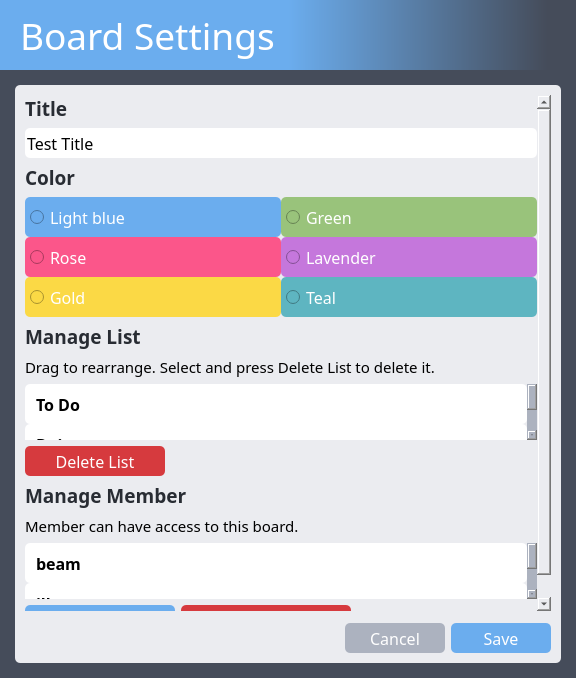
<?xml version="1.0" encoding="UTF-8"?>
<ui version="4.0">
 <class>MainWindow</class>
 <widget class="QMainWindow" name="MainWindow">
  <property name="geometry">
   <rect>
    <x>0</x>
    <y>0</y>
    <width>576</width>
    <height>678</height>
   </rect>
  </property>
  <property name="windowTitle">
   <string>Board Settings</string>
  </property>
  <property name="styleSheet">
   <string notr="true">background-color: #454c5a;</string>
  </property>
  <widget class="QWidget" name="centralwidget">
   <layout class="QVBoxLayout" name="verticalLayout_3">
    <property name="spacing">
     <number>0</number>
    </property>
    <property name="leftMargin">
     <number>0</number>
    </property>
    <property name="topMargin">
     <number>0</number>
    </property>
    <property name="rightMargin">
     <number>0</number>
    </property>
    <property name="bottomMargin">
     <number>0</number>
    </property>
    <item>
     <widget class="QLabel" name="label_3">
      <property name="sizePolicy">
       <sizepolicy hsizetype="Preferred" vsizetype="Fixed">
        <horstretch>0</horstretch>
        <verstretch>0</verstretch>
       </sizepolicy>
      </property>
      <property name="minimumSize">
       <size>
        <width>0</width>
        <height>70</height>
       </size>
      </property>
      <property name="font">
       <font>
        <family>Torus Pro</family>
        <pointsize>28</pointsize>
       </font>
      </property>
      <property name="styleSheet">
       <string notr="true">background-color: qlineargradient(spread:pad, x1:0.5, y1:0.5, x2:0.95, y2:0.5, stop:0 rgba(107, 173, 238, 255), stop:1 rgba(69, 76, 90, 255));
color: #ffffff;
padding: 0px 0px 0px 10px;</string>
      </property>
      <property name="text">
       <string>Board Settings</string>
      </property>
      <property name="margin">
       <number>10</number>
      </property>
     </widget>
    </item>
    <item>
     <widget class="QWidget" name="widget" native="true">
      <layout class="QVBoxLayout" name="verticalLayout_7">
       <property name="leftMargin">
        <number>15</number>
       </property>
       <property name="topMargin">
        <number>15</number>
       </property>
       <property name="rightMargin">
        <number>15</number>
       </property>
       <property name="bottomMargin">
        <number>15</number>
       </property>
       <item>
        <widget class="QWidget" name="widget" native="true">
         <property name="styleSheet">
          <string notr="true">background-color: #ebecf0;
border-radius: 5px;</string>
         </property>
         <layout class="QVBoxLayout" name="verticalLayout">
          <property name="spacing">
           <number>12</number>
          </property>
          <property name="leftMargin">
           <number>10</number>
          </property>
          <property name="topMargin">
           <number>10</number>
          </property>
          <property name="rightMargin">
           <number>10</number>
          </property>
          <property name="bottomMargin">
           <number>10</number>
          </property>
          <item>
           <widget class="QScrollArea" name="scrollArea">
            <property name="sizePolicy">
             <sizepolicy hsizetype="Expanding" vsizetype="MinimumExpanding">
              <horstretch>0</horstretch>
              <verstretch>0</verstretch>
             </sizepolicy>
            </property>
            <property name="styleSheet">
             <string notr="true">QScrollBar:vertical {width: 10px; margin: 0px 0px 0px 0px; background-color: #acb2bf}
QScrollBar:horizontal {height: 10px; margin: 0px 0px 0px 0px; background-color: #acb2bf}</string>
            </property>
            <property name="horizontalScrollBarPolicy">
             <enum>Qt::ScrollBarAlwaysOff</enum>
            </property>
            <property name="widgetResizable">
             <bool>true</bool>
            </property>
            <widget class="QWidget" name="scrollAreaWidgetContents">
             <property name="geometry">
              <rect>
               <x>0</x>
               <y>0</y>
               <width>526</width>
               <height>514</height>
              </rect>
             </property>
             <layout class="QVBoxLayout" name="verticalLayout_4">
              <property name="spacing">
               <number>0</number>
              </property>
              <property name="leftMargin">
               <number>0</number>
              </property>
              <property name="topMargin">
               <number>0</number>
              </property>
              <property name="rightMargin">
               <number>0</number>
              </property>
              <property name="bottomMargin">
               <number>0</number>
              </property>
              <item>
               <layout class="QVBoxLayout" name="verticalLayout_8">
                <item>
                 <layout class="QVBoxLayout" name="verticalLayout_2">
                  <property name="spacing">
                   <number>6</number>
                  </property>
                  <item>
                   <widget class="QLabel" name="label">
                    <property name="font">
                     <font>
                      <family>Torus Pro</family>
                      <pointsize>14</pointsize>
                      <bold>true</bold>
                     </font>
                    </property>
                    <property name="styleSheet">
                     <string notr="true">color: #282c33;</string>
                    </property>
                    <property name="text">
                     <string>Title</string>
                    </property>
                   </widget>
                  </item>
                  <item>
                   <widget class="QLineEdit" name="lineEdit">
                    <property name="minimumSize">
                     <size>
                      <width>0</width>
                      <height>30</height>
                     </size>
                    </property>
                    <property name="font">
                     <font>
                      <family>Torus Pro</family>
                      <pointsize>12</pointsize>
                     </font>
                    </property>
                    <property name="styleSheet">
                     <string notr="true">QLineEdit {background-color: #ffffff; color: #000000; border-radius: 5px}</string>
                    </property>
                    <property name="text">
                     <string>Test Title</string>
                    </property>
                   </widget>
                  </item>
                  <item>
                   <widget class="QLabel" name="label_7">
                    <property name="font">
                     <font>
                      <family>Torus Pro</family>
                      <pointsize>14</pointsize>
                      <bold>true</bold>
                     </font>
                    </property>
                    <property name="styleSheet">
                     <string notr="true">color: #282c33;</string>
                    </property>
                    <property name="text">
                     <string>Color</string>
                    </property>
                   </widget>
                  </item>
                  <item>
                   <layout class="QHBoxLayout" name="horizontalLayout_4">
                    <property name="spacing">
                     <number>0</number>
                    </property>
                    <item>
                     <layout class="QVBoxLayout" name="verticalLayout_6">
                      <property name="spacing">
                       <number>0</number>
                      </property>
                      <item>
                       <widget class="QRadioButton" name="radioButton_2">
                        <property name="minimumSize">
                         <size>
                          <width>120</width>
                          <height>40</height>
                         </size>
                        </property>
                        <property name="font">
                         <font>
                          <family>Torus Pro</family>
                          <pointsize>12</pointsize>
                         </font>
                        </property>
                        <property name="cursor">
                         <cursorShape>PointingHandCursor</cursorShape>
                        </property>
                        <property name="styleSheet">
                         <string notr="true">background-color: #6badee;
color: #ffffff;
padding: 0px 5px 0px 5px;</string>
                        </property>
                        <property name="text">
                         <string>Light blue</string>
                        </property>
                       </widget>
                      </item>
                      <item>
                       <widget class="QRadioButton" name="radioButton_3">
                        <property name="minimumSize">
                         <size>
                          <width>120</width>
                          <height>40</height>
                         </size>
                        </property>
                        <property name="font">
                         <font>
                          <family>Torus Pro</family>
                          <pointsize>12</pointsize>
                         </font>
                        </property>
                        <property name="cursor">
                         <cursorShape>PointingHandCursor</cursorShape>
                        </property>
                        <property name="styleSheet">
                         <string notr="true">background-color: #fb568a;
color: #ffffff;
padding: 0px 5px 0px 5px;</string>
                        </property>
                        <property name="text">
                         <string>Rose</string>
                        </property>
                       </widget>
                      </item>
                      <item>
                       <widget class="QRadioButton" name="radioButton_5">
                        <property name="minimumSize">
                         <size>
                          <width>120</width>
                          <height>40</height>
                         </size>
                        </property>
                        <property name="font">
                         <font>
                          <family>Torus Pro</family>
                          <pointsize>12</pointsize>
                         </font>
                        </property>
                        <property name="cursor">
                         <cursorShape>PointingHandCursor</cursorShape>
                        </property>
                        <property name="styleSheet">
                         <string notr="true">background-color: #fbd945;
color: #ffffff;
padding: 0px 5px 0px 5px;</string>
                        </property>
                        <property name="text">
                         <string>Gold</string>
                        </property>
                       </widget>
                      </item>
                     </layout>
                    </item>
                    <item>
                     <layout class="QVBoxLayout" name="verticalLayout_5">
                      <property name="spacing">
                       <number>0</number>
                      </property>
                      <item>
                       <widget class="QRadioButton" name="radioButton">
                        <property name="minimumSize">
                         <size>
                          <width>120</width>
                          <height>40</height>
                         </size>
                        </property>
                        <property name="font">
                         <font>
                          <family>Torus Pro</family>
                          <pointsize>12</pointsize>
                         </font>
                        </property>
                        <property name="cursor">
                         <cursorShape>PointingHandCursor</cursorShape>
                        </property>
                        <property name="styleSheet">
                         <string notr="true">background-color: #99c37b;
color: #ffffff;
padding: 0px 5px 0px 5px;</string>
                        </property>
                        <property name="text">
                         <string>Green</string>
                        </property>
                       </widget>
                      </item>
                      <item>
                       <widget class="QRadioButton" name="radioButton_4">
                        <property name="minimumSize">
                         <size>
                          <width>120</width>
                          <height>40</height>
                         </size>
                        </property>
                        <property name="font">
                         <font>
                          <family>Torus Pro</family>
                          <pointsize>12</pointsize>
                         </font>
                        </property>
                        <property name="cursor">
                         <cursorShape>PointingHandCursor</cursorShape>
                        </property>
                        <property name="styleSheet">
                         <string notr="true">background-color: #c577dc;
color: #ffffff;
padding: 0px 5px 0px 5px;</string>
                        </property>
                        <property name="text">
                         <string>Lavender</string>
                        </property>
                       </widget>
                      </item>
                      <item>
                       <widget class="QRadioButton" name="radioButton_6">
                        <property name="minimumSize">
                         <size>
                          <width>120</width>
                          <height>40</height>
                         </size>
                        </property>
                        <property name="font">
                         <font>
                          <family>Torus Pro</family>
                          <pointsize>12</pointsize>
                         </font>
                        </property>
                        <property name="cursor">
                         <cursorShape>PointingHandCursor</cursorShape>
                        </property>
                        <property name="styleSheet">
                         <string notr="true">background-color: #5eb5c1;
color: #ffffff;
padding: 0px 5px 0px 5px;</string>
                        </property>
                        <property name="text">
                         <string>Teal</string>
                        </property>
                       </widget>
                      </item>
                     </layout>
                    </item>
                   </layout>
                  </item>
                  <item>
                   <widget class="QLabel" name="label_8">
                    <property name="font">
                     <font>
                      <family>Torus Pro</family>
                      <pointsize>14</pointsize>
                      <bold>true</bold>
                     </font>
                    </property>
                    <property name="styleSheet">
                     <string notr="true">color: #282c33;</string>
                    </property>
                    <property name="text">
                     <string>Manage List</string>
                    </property>
                   </widget>
                  </item>
                  <item>
                   <widget class="QLabel" name="label_2">
                    <property name="font">
                     <font>
                      <family>Torus Pro</family>
                      <pointsize>11</pointsize>
                     </font>
                    </property>
                    <property name="text">
                     <string>Drag to rearrange. Select and press Delete List to delete it.</string>
                    </property>
                   </widget>
                  </item>
                  <item>
                   <widget class="QListWidget" name="listWidget">
                    <property name="font">
                     <font>
                      <family>Torus Pro</family>
                      <pointsize>12</pointsize>
                      <bold>true</bold>
                     </font>
                    </property>
                    <property name="styleSheet">
                     <string notr="true">QListWidget::item {height: 40px; padding: 0px 8px 0px 8px}
QListWidget::item {background-color: #ffffff; color: #000000; border-radius: 5px}
QListWidget::item:hover {background-color: #f4f5f7; color: #000000}
QListWidget::item:selected {background-color: #cccccc; color: #000000}
QScrollBar:vertical {width: 10px; margin: 0px 0px 0px 0px; background-color: #acb2bf}</string>
                    </property>
                    <property name="frameShape">
                     <enum>QFrame::NoFrame</enum>
                    </property>
                    <property name="dragEnabled">
                     <bool>true</bool>
                    </property>
                    <property name="dragDropMode">
                     <enum>QAbstractItemView::InternalMove</enum>
                    </property>
                    <property name="defaultDropAction">
                     <enum>Qt::MoveAction</enum>
                    </property>
                    <property name="selectionMode">
                     <enum>QAbstractItemView::ExtendedSelection</enum>
                    </property>
                    <property name="verticalScrollMode">
                     <enum>QAbstractItemView::ScrollPerPixel</enum>
                    </property>
                    <property name="horizontalScrollMode">
                     <enum>QAbstractItemView::ScrollPerPixel</enum>
                    </property>
                    <property name="isWrapping" stdset="0">
                     <bool>false</bool>
                    </property>
                    <property name="spacing">
                     <number>5</number>
                    </property>
                    <property name="uniformItemSizes">
                     <bool>true</bool>
                    </property>
                    <property name="wordWrap">
                     <bool>true</bool>
                    </property>
                    <property name="selectionRectVisible">
                     <bool>true</bool>
                    </property>
                    <item>
                     <property name="text">
                      <string>To Do</string>
                     </property>
                     <property name="flags">
                      <set>ItemIsSelectable|ItemIsEditable|ItemIsDragEnabled|ItemIsUserCheckable|ItemIsEnabled</set>
                     </property>
                    </item>
                    <item>
                     <property name="text">
                      <string>Doing</string>
                     </property>
                     <property name="flags">
                      <set>ItemIsSelectable|ItemIsEditable|ItemIsDragEnabled|ItemIsUserCheckable|ItemIsEnabled</set>
                     </property>
                    </item>
                    <item>
                     <property name="text">
                      <string>Done</string>
                     </property>
                     <property name="flags">
                      <set>ItemIsSelectable|ItemIsEditable|ItemIsDragEnabled|ItemIsUserCheckable|ItemIsEnabled</set>
                     </property>
                    </item>
                   </widget>
                  </item>
                  <item>
                   <widget class="QPushButton" name="pushButton_6">
                    <property name="sizePolicy">
                     <sizepolicy hsizetype="Fixed" vsizetype="Fixed">
                      <horstretch>0</horstretch>
                      <verstretch>0</verstretch>
                     </sizepolicy>
                    </property>
                    <property name="minimumSize">
                     <size>
                      <width>140</width>
                      <height>30</height>
                     </size>
                    </property>
                    <property name="font">
                     <font>
                      <family>Torus Pro</family>
                      <pointsize>12</pointsize>
                     </font>
                    </property>
                    <property name="cursor">
                     <cursorShape>PointingHandCursor</cursorShape>
                    </property>
                    <property name="styleSheet">
                     <string notr="true">QPushButton {background-color: #d63a3e; color: #ffffff; border-radius: 5px}
QPushButton:hover {background-color: #9e2a2a;}</string>
                    </property>
                    <property name="text">
                     <string>Delete List</string>
                    </property>
                   </widget>
                  </item>
                  <item>
                   <widget class="QLabel" name="label_9">
                    <property name="font">
                     <font>
                      <family>Torus Pro</family>
                      <pointsize>14</pointsize>
                      <bold>true</bold>
                     </font>
                    </property>
                    <property name="styleSheet">
                     <string notr="true">color: #282c33;</string>
                    </property>
                    <property name="text">
                     <string>Manage Member</string>
                    </property>
                   </widget>
                  </item>
                  <item>
                   <widget class="QLabel" name="label_4">
                    <property name="font">
                     <font>
                      <family>Torus Pro</family>
                      <pointsize>11</pointsize>
                     </font>
                    </property>
                    <property name="text">
                     <string>Member can have access to this board.</string>
                    </property>
                   </widget>
                  </item>
                  <item>
                   <spacer name="verticalSpacer">
                    <property name="orientation">
                     <enum>Qt::Vertical</enum>
                    </property>
                    <property name="sizeHint" stdset="0">
                     <size>
                      <width>20</width>
                      <height>40</height>
                     </size>
                    </property>
                   </spacer>
                  </item>
                  <item>
                   <widget class="QListWidget" name="listWidget_2">
                    <property name="font">
                     <font>
                      <family>Torus Pro</family>
                      <pointsize>12</pointsize>
                      <bold>true</bold>
                     </font>
                    </property>
                    <property name="styleSheet">
                     <string notr="true">QListWidget::item {height: 40px; padding: 0px 8px 0px 8px}
QListWidget::item {background-color: #ffffff; color: #000000; border-radius: 5px}
QListWidget::item:hover {background-color: #f4f5f7; color: #000000}
QListWidget::item:selected {background-color: #cccccc; color: #000000}
QScrollBar:vertical {width: 10px; margin: 0px 0px 0px 0px; background-color: #acb2bf}</string>
                    </property>
                    <property name="frameShape">
                     <enum>QFrame::NoFrame</enum>
                    </property>
                    <property name="editTriggers">
                     <set>QAbstractItemView::NoEditTriggers</set>
                    </property>
                    <property name="showDropIndicator" stdset="0">
                     <bool>false</bool>
                    </property>
                    <property name="dragEnabled">
                     <bool>false</bool>
                    </property>
                    <property name="selectionMode">
                     <enum>QAbstractItemView::ExtendedSelection</enum>
                    </property>
                    <property name="verticalScrollMode">
                     <enum>QAbstractItemView::ScrollPerPixel</enum>
                    </property>
                    <property name="horizontalScrollMode">
                     <enum>QAbstractItemView::ScrollPerPixel</enum>
                    </property>
                    <property name="isWrapping" stdset="0">
                     <bool>false</bool>
                    </property>
                    <property name="spacing">
                     <number>5</number>
                    </property>
                    <property name="uniformItemSizes">
                     <bool>true</bool>
                    </property>
                    <property name="wordWrap">
                     <bool>true</bool>
                    </property>
                    <property name="selectionRectVisible">
                     <bool>true</bool>
                    </property>
                    <property name="sortingEnabled">
                     <bool>true</bool>
                    </property>
                    <item>
                     <property name="text">
                      <string>beam</string>
                     </property>
                     <property name="flags">
                      <set>ItemIsSelectable|ItemIsEditable|ItemIsDragEnabled|ItemIsUserCheckable|ItemIsEnabled</set>
                     </property>
                    </item>
                    <item>
                     <property name="text">
                      <string>illya</string>
                     </property>
                     <property name="flags">
                      <set>ItemIsSelectable|ItemIsEditable|ItemIsDragEnabled|ItemIsUserCheckable|ItemIsEnabled</set>
                     </property>
                    </item>
                    <item>
                     <property name="text">
                      <string>spiral</string>
                     </property>
                     <property name="flags">
                      <set>ItemIsSelectable|ItemIsEditable|ItemIsDragEnabled|ItemIsUserCheckable|ItemIsEnabled</set>
                     </property>
                    </item>
                   </widget>
                  </item>
                  <item>
                   <layout class="QHBoxLayout" name="horizontalLayout_2">
                    <item>
                     <widget class="QPushButton" name="pushButton_8">
                      <property name="sizePolicy">
                       <sizepolicy hsizetype="Fixed" vsizetype="Fixed">
                        <horstretch>0</horstretch>
                        <verstretch>0</verstretch>
                       </sizepolicy>
                      </property>
                      <property name="minimumSize">
                       <size>
                        <width>150</width>
                        <height>30</height>
                       </size>
                      </property>
                      <property name="font">
                       <font>
                        <family>Torus Pro</family>
                        <pointsize>12</pointsize>
                       </font>
                      </property>
                      <property name="cursor">
                       <cursorShape>PointingHandCursor</cursorShape>
                      </property>
                      <property name="styleSheet">
                       <string notr="true">QPushButton {background-color: #6badee; color: #ffffff; border-radius: 5px}
QPushButton:hover {background-color: #5487bb;}</string>
                      </property>
                      <property name="text">
                       <string>Add Member</string>
                      </property>
                     </widget>
                    </item>
                    <item>
                     <widget class="QPushButton" name="pushButton_7">
                      <property name="sizePolicy">
                       <sizepolicy hsizetype="Fixed" vsizetype="Fixed">
                        <horstretch>0</horstretch>
                        <verstretch>0</verstretch>
                       </sizepolicy>
                      </property>
                      <property name="minimumSize">
                       <size>
                        <width>170</width>
                        <height>30</height>
                       </size>
                      </property>
                      <property name="font">
                       <font>
                        <family>Torus Pro</family>
                        <pointsize>12</pointsize>
                       </font>
                      </property>
                      <property name="cursor">
                       <cursorShape>PointingHandCursor</cursorShape>
                      </property>
                      <property name="styleSheet">
                       <string notr="true">QPushButton {background-color: #d63a3e; color: #ffffff; border-radius: 5px}
QPushButton:hover {background-color: #9e2a2a;}</string>
                      </property>
                      <property name="text">
                       <string>Delete Member</string>
                      </property>
                     </widget>
                    </item>
                    <item>
                     <spacer name="horizontalSpacer_2">
                      <property name="orientation">
                       <enum>Qt::Horizontal</enum>
                      </property>
                      <property name="sizeHint" stdset="0">
                       <size>
                        <width>40</width>
                        <height>20</height>
                       </size>
                      </property>
                     </spacer>
                    </item>
                   </layout>
                  </item>
                  <item>
                   <spacer name="verticalSpacer_2">
                    <property name="orientation">
                     <enum>Qt::Vertical</enum>
                    </property>
                    <property name="sizeHint" stdset="0">
                     <size>
                      <width>20</width>
                      <height>40</height>
                     </size>
                    </property>
                   </spacer>
                  </item>
                 </layout>
                </item>
               </layout>
              </item>
             </layout>
            </widget>
           </widget>
          </item>
          <item>
           <layout class="QHBoxLayout" name="horizontalLayout">
            <property name="spacing">
             <number>6</number>
            </property>
            <item>
             <spacer name="horizontalSpacer">
              <property name="orientation">
               <enum>Qt::Horizontal</enum>
              </property>
              <property name="sizeHint" stdset="0">
               <size>
                <width>40</width>
                <height>20</height>
               </size>
              </property>
             </spacer>
            </item>
            <item>
             <widget class="QPushButton" name="pushButton_2">
              <property name="sizePolicy">
               <sizepolicy hsizetype="Fixed" vsizetype="Fixed">
                <horstretch>0</horstretch>
                <verstretch>0</verstretch>
               </sizepolicy>
              </property>
              <property name="minimumSize">
               <size>
                <width>100</width>
                <height>30</height>
               </size>
              </property>
              <property name="font">
               <font>
                <family>Torus Pro</family>
                <pointsize>12</pointsize>
               </font>
              </property>
              <property name="cursor">
               <cursorShape>PointingHandCursor</cursorShape>
              </property>
              <property name="styleSheet">
               <string notr="true">QPushButton {background-color: #acb2bf; color: #ffffff; border-radius: 5px}
QPushButton:hover {background-color: #7e828c;}</string>
              </property>
              <property name="text">
               <string>Cancel</string>
              </property>
             </widget>
            </item>
            <item>
             <widget class="QPushButton" name="pushButton_3">
              <property name="sizePolicy">
               <sizepolicy hsizetype="Fixed" vsizetype="Fixed">
                <horstretch>0</horstretch>
                <verstretch>0</verstretch>
               </sizepolicy>
              </property>
              <property name="minimumSize">
               <size>
                <width>100</width>
                <height>30</height>
               </size>
              </property>
              <property name="font">
               <font>
                <family>Torus Pro</family>
                <pointsize>12</pointsize>
               </font>
              </property>
              <property name="cursor">
               <cursorShape>PointingHandCursor</cursorShape>
              </property>
              <property name="styleSheet">
               <string notr="true">QPushButton {background-color: #6badee; color: #ffffff; border-radius: 5px}
QPushButton:hover {background-color: #5487bb;}</string>
              </property>
              <property name="text">
               <string>Save</string>
              </property>
             </widget>
            </item>
           </layout>
          </item>
         </layout>
        </widget>
       </item>
      </layout>
     </widget>
    </item>
   </layout>
  </widget>
 </widget>
 <tabstops>
  <tabstop>radioButton_2</tabstop>
  <tabstop>radioButton_3</tabstop>
  <tabstop>radioButton_5</tabstop>
  <tabstop>radioButton</tabstop>
  <tabstop>radioButton_4</tabstop>
  <tabstop>radioButton_6</tabstop>
  <tabstop>listWidget</tabstop>
  <tabstop>pushButton_3</tabstop>
  <tabstop>pushButton_2</tabstop>
 </tabstops>
 <resources/>
 <connections/>
</ui>
